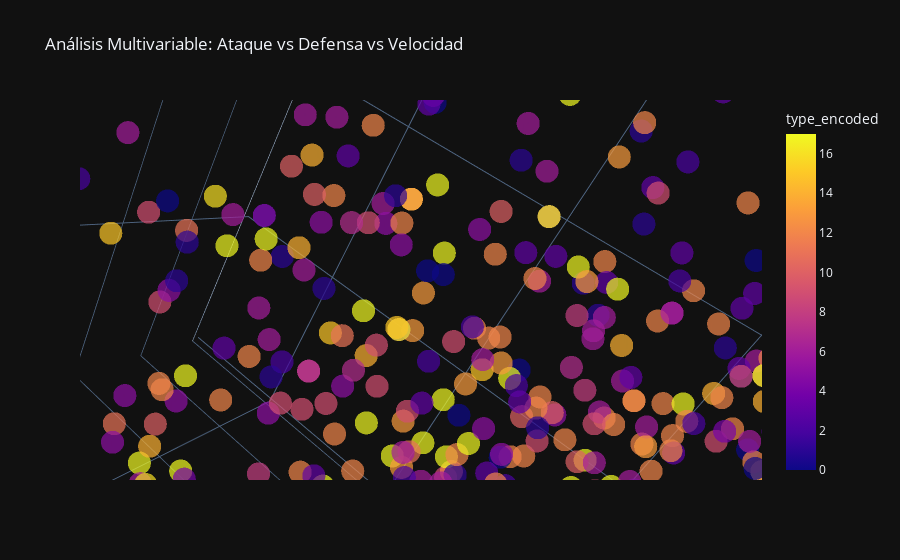

The code cell stored with this chart in its notebook:
### Markdown cell above
# Análisis Multivariable:

### Code cell
fig = px.scatter_3d(
    data_frame=data,
    x='attack',
    y='defense',
    z='speed',
    color='type_encoded',
    template='plotly_dark',
    opacity=0.7,
    title='Análisis Multivariable: Ataque vs Defensa vs Velocidad'
)
fig.show()

### Figure 1 — Plotly figure (JSON) as saved in the notebook; plotly's stock layout.template omitted (floating-point values rounded to 4 significant figures; data arrays with more than 128 entries replaced by an {"elided": "..."} marker saying what was removed)
{"data": [{"hovertemplate": "attack=%{x}<br>defense=%{y}<br>speed=%{z}<br>type_encoded=%{marker.color}<extra></extra>", "legendgroup": "", "marker": {"color": {"elided": "1025 int values"}, "coloraxis": "coloraxis", "opacity": 0.7, "symbol": "circle"}, "mode": "markers", "name": "", "scene": "scene", "showlegend": false, "type": "scatter3d", "x": {"elided": "1025 int values"}, "y": {"elided": "1025 int values"}, "z": {"elided": "1025 int values"}}], "layout": {"autosize": true, "coloraxis": {"colorbar": {"title": {"text": "type_encoded"}}, "colorscale": [[0, "#0d0887"], [0.1111, "#46039f"], [0.2222, "#7201a8"], [0.3333, "#9c179e"], [0.4444, "#bd3786"], [0.5556, "#d8576b"], [0.6667, "#ed7953"], [0.7778, "#fb9f3a"], [0.8889, "#fdca26"], [1, "#f0f921"]]}, "dragmode": "zoom", "legend": {"tracegroupgap": 0}, "scene": {"aspectmode": "auto", "aspectratio": {"x": 0.8904, "y": 1.138, "z": 0.9866}, "camera": {"center": {"x": 0, "y": 0, "z": 0}, "eye": {"x": -0.002357, "y": 0.009227, "z": 0.00305}, "projection": {"type": "perspective"}, "up": {"x": 0.5523, "y": -0.131, "z": 0.8233}}, "domain": {"x": [0, 1], "y": [0, 1]}, "dragmode": "zoom", "xaxis": {"title": {"text": "attack"}, "type": "linear"}, "yaxis": {"title": {"text": "defense"}, "type": "linear"}, "zaxis": {"title": {"text": "speed"}, "type": "linear"}}, "title": {"text": "Análisis Multivariable: Ataque vs Defensa vs Velocidad"}}}
